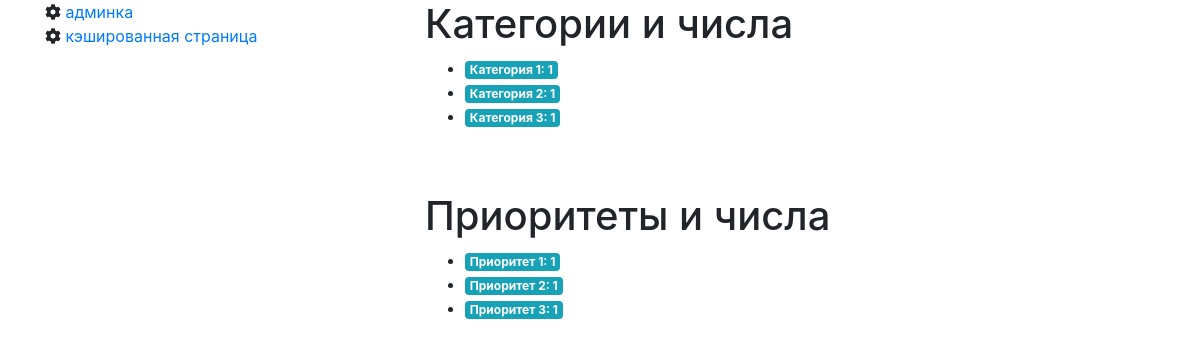
The page / on the database its author committed.
### tasks/models.py (models this page shows, shortened)
class Category(models.Model):
    slug = models.CharField(max_length=128)
    name = models.CharField(max_length=256)
    todos_count = models.PositiveIntegerField(default=0)
    class Meta:
        verbose_name = 'Категория'
        verbose_name_plural = 'Категории'

class Priority(models.Model):
    slug = models.CharField(max_length=128)
    name = models.CharField(max_length=256)
    todos_count = models.PositiveIntegerField(default=0)
    class Meta:
        verbose_name = 'Приоритет'
        verbose_name_plural = 'Приоритеты'

### tasks/views.py (the view)
# urls.py: path("", views.index, name="index"),
def index(request):
    categories = Category.objects.all()
    priorities = Priority.objects.all()
    return render(request, "tasks/index.html",
                  {"categories": categories,
                   'priorities': priorities})

### tasks/templates/tasks/index.html (shortened to what this page needs)
{% extends "base.html" %}
{% load static %}
{% block main_content %}
  <h1>Категории и числа</h1>
  <ul>
  {% for cat in categories %}
    <li><span class="badge badge-info">{{ cat.name }}: {{ cat.todos_count }}</span></li>
  {% empty %}
    <li>Список задач по категориям пуст. Попробуйте добавить их из админки</li>
  {% endfor %}
  </ul>
    <br><br>
      <h1>Приоритеты и числа</h1>
  <ul>
  {% for pri in priorities %}
    <li><span class="badge badge-info">{{ pri.name }}: {{ pri.todos_count }}</span></li>
  {% empty %}
    <li>Список приоритетов пуст. Попробуйте добавить их из админки</li>
  {% endfor %}
  </ul>
{% endblock %}

### templates/base.html (shortened to what this page needs)
<html>
  <head>
    <link rel="stylesheet" href="https://maxcdn.bootstrapcdn.com/bootstrap/4.0.0/css/bootstrap.min.css">
  <link rel="stylesheet" href="https://use.fontawesome.com/releases/v5.7.0/css/all.css">
  </head>
  <body>
    <div class="container">
      <div class="row">
        <div class="side_bar col">
          {% block side_bar %}
	    <i class="fas fa-cog"></i>&nbsp;<a href='{% url 'admin:index' %}'>админка</a><br>
	    <i class="fas fa-cog"></i>&nbsp;<a href='time/'>кэшированная страница</a>
          {% endblock %}
        </div>
        <div class="main_content col-8">
          {% block main_content %}
          {% endblock %}
        </div>
      </div>
    </div>
  </body>
</html>

### rows shown on the page
Category: name "Категория 1", todos_count "1"
Category: name "Категория 2", todos_count "1"
Category: name "Категория 3", todos_count "1"
Priority: name "Приоритет 1", todos_count "1"
Priority: name "Приоритет 2", todos_count "1"
Priority: name "Приоритет 3", todos_count "1"
